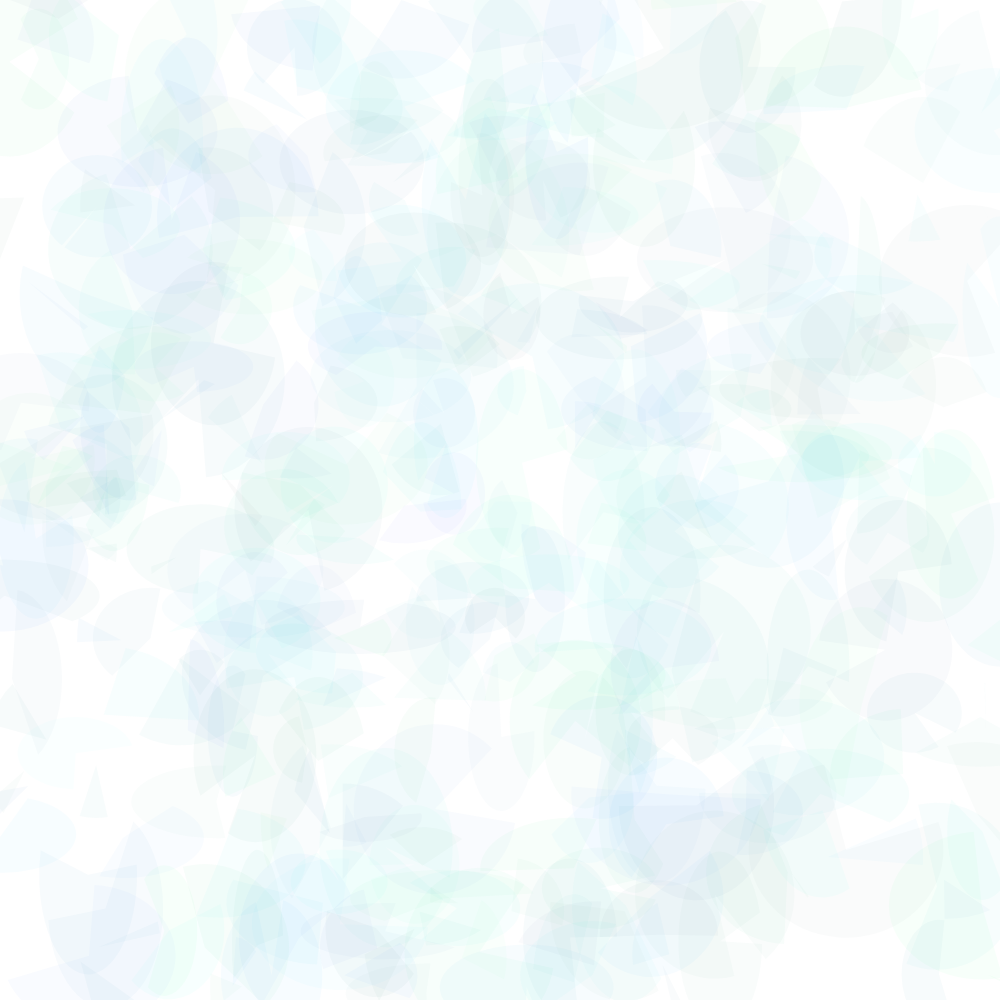
Frame 1 (no input)
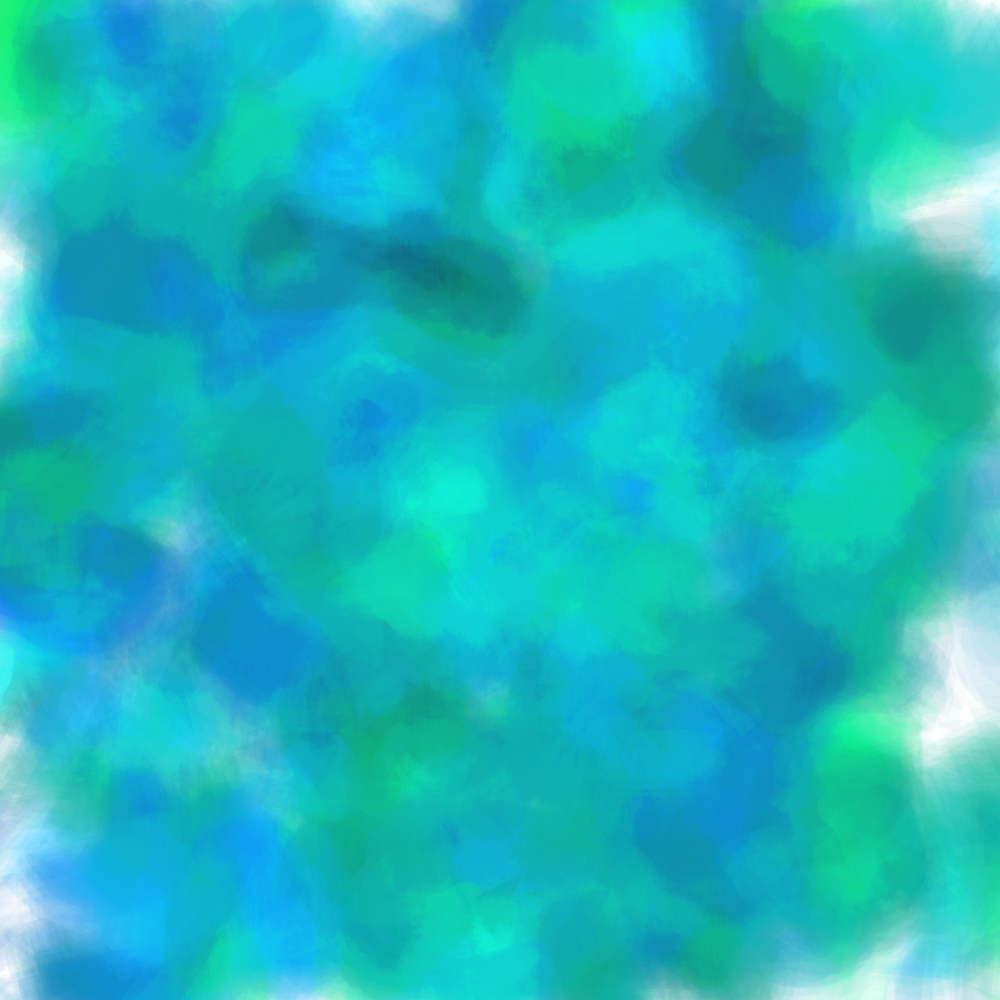
Frame 60 (no input)
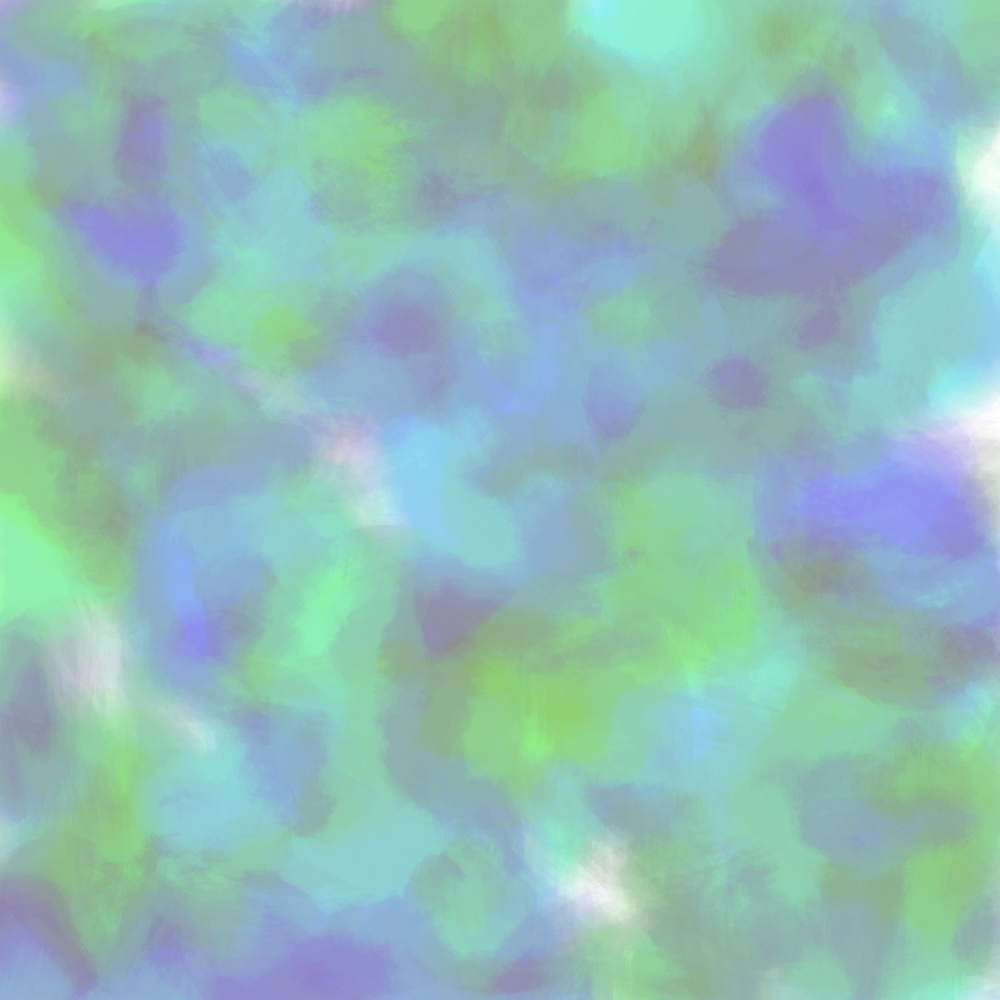
Frame 120 (the mouse pressed at the canvas centre since frame 60)

The p5.js sketch that drew these frames (run headless with seeded random() and noise() and a simulated clock; from frame 60 on, the mouse is pressed at the canvas centre):

// p5.js sketch
// ── sketch.js
var fans = [];

function setup() {
  createCanvas(windowHeight,windowHeight); // Both set to be height so the computer don't overwork itself
  background(255);
  frameRate(40);
  angleMode(DEGREES);
  for(var i = 0; i < 400; i++){
    //Attributes of the fan: r,g,b,xpos,ypos,w,h,start,stop (see class fan in line 29)
    fans[i] = new Fan(random(100),random(100,250),random(100,250),random(0,width),random(0,height),random(50,200),random(50,200),random(-360,0),random(-360,0));
  }
}

function draw() {
  //RULES: Draw a lot of fans. Make them jiggle. Change color with mouse movement.
  for (var i=0; i<fans.length; i++){
    fans[i].show();
    fans[i].move();
    fans[i].change();
  }

  //Calculates the distance of mouseposition for every frame
  var xspeed = abs(winMouseX - pwinMouseX);
  var yspeed = abs(winMouseY - pwinMouseY);
  if(xspeed > 250 || yspeed > 250){
    setup(); //it's like refreshing... maybe this function is a bit overkill
  }
}

class Fan {
  constructor(r,g,b,xpos,ypos,w,h,start,stop){
    this.r = r;
    this.g = g;
    this.b = b;
    this.xpos = xpos;
    this.ypos = ypos;
    this.w = w;
    this.h = h;
    this.start = start;
    this.stop = stop;
  }
  show(){  //This is how 1 fan looks like, details are decided in line 10
    noStroke();
    fill(this.r,this.g,this.b,8);
    arc(this.xpos,this.ypos,this.w,this.h,this.start,this.stop);
  }
  move(){ //This makes the fans jiggle
    this.xpos +=random(-20,20);
      if(this.xpos > width || this.xpos < 0){ //This makes sure the fans don't run off canvas, I make them bounce in the other direction when hit borders
        this.xpos = this.xpos * -1;
      }
    this.ypos +=random(-20,20);
      if(this.ypos > width || this.ypos < 0){
        this.ypos = this.ypos * -1;
      }
  }
  change(){ //Change color by moving mouse left or right
    var rval = map(mouseX,0,width,0,255);
    this.r = rval;
  }
}
